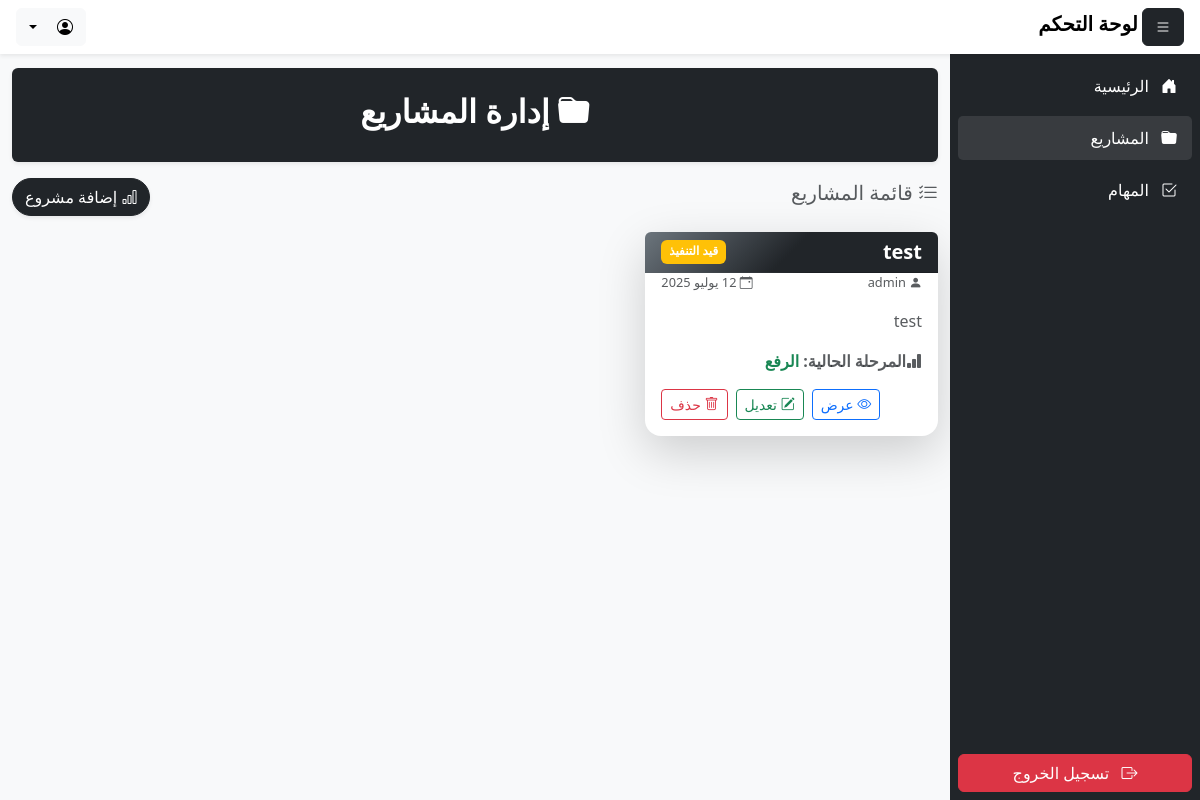
Screenshot of /dashboard/projects/ with the database file from the repository.
### team_dashboard/models.py (models this page shows, shortened)
class Project(models.Model):
    STATUS_CHOICES = [
        ('لم يبدأ بعد', 'لم يبدأ بعد'),
        ('قيد التنفيذ', 'قيد التنفيذ'),
        ('مكتمل', 'مكتمل'),
        ('معلق', 'معلق'),
    ]
    title = models.CharField(max_length=255, verbose_name='اسم المشروع')
    description = models.TextField(blank=True, null=True, verbose_name='وصف المشروع')
    status = models.CharField(max_length=20, choices=STATUS_CHOICES, default='لم يبدأ بعد', verbose_name='حالة المشروع')
    created_by = models.ForeignKey(User, on_delete=models.SET_NULL, null=True, verbose_name='تاريخ الإنشاء')
    created_at = models.DateTimeField(auto_now_add=True, verbose_name='منشئ المشروع')
    def current_task(self):
        current_task = self.tasks.filter(status__in=['قيد التنفيذ']).order_by('start_date').first()
        return current_task.task_name if current_task else "لا توجد مهام حالية"

class Task(models.Model):
    TASK_CHOICES = [
        ('اختيار الموضوع', 'اختيار الموضوع'),
        ('كتابة المحتوى', 'كتابة المحتوى'),
        ('التسجيل', 'التسجيل'),
        ('المونتاج', 'المونتاج'),
        ('الثامنايل', 'الثامنايل'),
        ('الرفع', 'الرفع'),
    ]
    STATUS_CHOICES = [
        ('لم يبدأ بعد', 'لم يبدأ بعد'),
        ('قيد التنفيذ', 'قيد التنفيذ'),
        ('مكتمل', 'مكتمل'),
        ('معلق', 'معلق'),
    ]
    project = models.ForeignKey(Project, on_delete=models.CASCADE, related_name='tasks')
    task_name = models.CharField(max_length=50, choices=TASK_CHOICES)
    assigned_to = models.ForeignKey(User, on_delete=models.SET_NULL, null=True)
    status = models.CharField(max_length=20, choices=STATUS_CHOICES, default='قيد التنفيذ')
    start_date = models.DateField(null=True, blank=True)
    end_date = models.DateField(null=True, blank=True)

### team_dashboard/views.py (the view)
# urls.py: path('projects/', views.ProjectListView.as_view(), name='project_list'),
class ProjectListView(ListView):
    model = Project
    template_name = 'team_dashboard/projects/list.html'
    context_object_name = 'projects'

### team_dashboard/templates/team_dashboard/projects/list.html (shortened to what this page needs)
{% extends 'team_dashboard/base.html' %}
{% block content %}
<div class="container my-3">
    <div class="row">
        <div class="col-12">
            <div class="bg-dark text-white text-center p-4 rounded shadow-sm">
                <h2 class="fw-bold"><i class="bi bi-folder-fill"></i> إدارة المشاريع</h2>
            </div>
        </div>
    </div>
    <div class="d-flex flex-column flex-md-row justify-content-between align-items-center my-3">
        <h5 class="text-muted"><i class="bi bi-list-check"></i> قائمة المشاريع</h5>
        <a href="{% url 'project_create' %}" class="btn btn-dark rounded-pill shadow-sm">
            <i class="bi bi-bar-chart"></i> إضافة مشروع
        </a>
    </div>
    <div class="row b-g-white my-3">
        {% for project in projects %}
            <div class="col-lg-4 col-md-6 col-sm-12">
                <div class="card border-0 shadow-lg rounded-4 mb-3">
                    <div class="card-header bg-secondary text-white text-center rounded-top d-flex justify-content-between gap-2"
                        style="background: linear-gradient(135deg, #6c757d, #212529, #212529); color: white;">
                        <h5 class="mb-0 fw-bold">{{ project.title }}</h5>
                        <span class="badge
                            {% if project.status == 'قيد التنفيذ' %} bg-warning
                            {% elif project.status == 'مكتمل' %} bg-success
                            {% elif project.status == 'معلق' %} bg-danger
                            {% else %} bg-secondary {% endif %}">
                            {{ project.status }}
                        </span>
                    </div>
                    <div class="card-body pt-0">
                        <div class="d-flex justify-content-between gap-2">
                            <p class="text-muted" style="font-size: .8rem;"><i class="bi bi-person-fill"></i> {{ project.created_by }}</p>
                            <p class="text-muted" style="font-size: .8rem;"><i class="bi bi-calendar-event"></i> {{ project.created_at|date:"d M Y" }}</p>
                        </div>
                        <p class="card-text text-muted">{{ project.description|truncatewords:15 }}</p>
                        <p class="text-muted">
                            <i class="bi bi-bar-chart-fill"></i><strong>المرحلة الحالية:</strong>
                            <span class="fw-bold text-success"> {{ project.current_task }}</span>
                        </p>
                        <div class="d-flex justify-content-end gap-2">
                            <a href="{% url 'project_detail' project.pk %}" class="btn btn-outline-primary btn-sm">
                                <i class="bi bi-eye"></i> عرض
                            </a>
                            <a href="{% url 'project_update' project.pk %}" class="btn btn-outline-success btn-sm">
                                <i class="bi bi-pencil-square"></i> تعديل
                            </a>
                            <form method="POST" action="{% url 'project_delete' project.pk %}" class="d-inline">
                                <button type="submit" class="btn btn-outline-danger btn-sm" onclick="return confirm('هل أنت متأكد من حذف هذا المشروع؟')">
                                    <i class="bi bi-trash"></i> حذف
                                </button>
                            </form>
                        </div>
                    </div>
                </div>
            </div>
        {% empty %}
            <div class="col-12 text-center">
                <p class="text-muted">🚀 لا يوجد مشاريع حتى الآن.</p>
            </div>
        {% endfor %}
    </div>
</div>
{% endblock %}

### team_dashboard/static/team_dashboard/css/styles.css (style rules this page uses)
body { margin: 0; font-size: 1rem; font-weight: 400; line-height: 1.5; color: rgb(33, 37, 41); text-align: right; background-color: #fff; visibility: visible; opacity: 1; transition: opacity 0.3s ease-in-out; }

### rows the page displays
Project: title "test", status "قيد التنفيذ", created_by "admin", created_at "12 يوليو 2025", description "test", current_task "الرفع"
